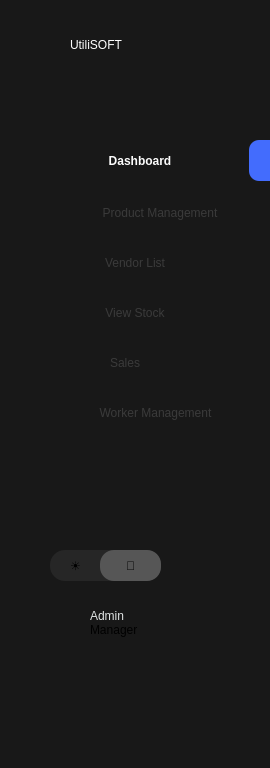
     <widget class="QFrame" name="frame_12">
      <property name="geometry">
       <rect>
        <x>0</x>
        <y>30</y>
        <width>270</width>
        <height>768</height>
       </rect>
      </property>
      <property name="styleSheet">
       <string notr="true">max-width:270px;
max-height:768px;
background-color:#181818;</string>
      </property>
      <widget class="QLabel" name="label_368">
       <property name="geometry">
        <rect>
         <x>70</x>
         <y>10</y>
         <width>181</width>
         <height>70</height>
        </rect>
       </property>
       <property name="styleSheet">
        <string notr="true">max-height:70px;
max-width:200px;
background:transparent;
font: 700 28pt &quot;Century Gothic&quot;;
color:white;
 text-align: center; 
 vertical-align: middle;</string>
       </property>
       <property name="text">
        <string>UtiliSOFT</string>
       </property>
      </widget>
      <widget class="QPushButton" name="pushButton_23">
       <property name="geometry">
        <rect>
         <x>0</x>
         <y>100</y>
         <width>270</width>
         <height>81</height>
        </rect>
       </property>
       <property name="styleSheet">
        <string notr="true">margin-top:40px;
        /* Full width of sidebar */
  height: 45px;        /* Optimal button height */
  text-align: center;    /* Align text to the left */
   /* Add space for text from the edge */
      /* Use flexbox for alignment */
 /* Align text &amp; icon vertically */
  gap: 10px; 
font-weight:600;
	border:none;
color:#fcfcfc;;
padding-left:10px;</string>
       </property>
       <property name="text">
        <string>Dashboard</string>
       </property>
      </widget>
      <widget class="QPushButton" name="pushButton_100">
       <property name="geometry">
        <rect>
         <x>0</x>
         <y>190</y>
         <width>270</width>
         <height>45</height>
        </rect>
       </property>
       <property name="styleSheet">
        <string notr="true">
         /* Full width of sidebar */
  height: 45px;        /* Optimal button height */
  text-align: center;    /* Align text to the left */
/* Add space for text from the edge */
  display: flex;       /* Use flexbox for alignment */
  align-items: center; /* Align text &amp; icon vertically */
  gap: 10px; 
	border:none;
color:#3a3a3a;
padding-left:50px;</string>
       </property>
       <property name="text">
        <string>Product Management</string>
       </property>
      </widget>
      <widget class="QPushButton" name="pushButton_101">
       <property name="geometry">
        <rect>
         <x>0</x>
         <y>240</y>
         <width>270</width>
         <height>45</height>
        </rect>
       </property>
       <property name="styleSheet">
        <string notr="true">
         /* Full width of sidebar */
  height: 45px;        /* Optimal button height */
  text-align: center;    /* Align text to the left */
  /* Add space for text from the edge */
  display: flex;       /* Use flexbox for alignment */
  align-items: center; /* Align text &amp; icon vertically */
  gap: 10px; 
	border:none;
color:#3a3a3a;</string>
       </property>
       <property name="text">
        <string>Vendor List</string>
       </property>
      </widget>
      <widget class="QPushButton" name="pushButton_102">
       <property name="geometry">
        <rect>
         <x>0</x>
         <y>290</y>
         <width>270</width>
         <height>45</height>
        </rect>
       </property>
       <property name="styleSheet">
        <string notr="true">    /* Full width of sidebar */
  height: 45px;        /* Optimal button height */
  text-align: center;    /* Align text to the left */
    /* Add space for text from the edge */

  gap: 10px; 
	border:none;
color:#3a3a3a;</string>
       </property>
       <property name="text">
        <string>View Stock</string>
       </property>
      </widget>
      <widget class="QPushButton" name="pushButton_103">
       <property name="geometry">
        <rect>
         <x>0</x>
         <y>340</y>
         <width>270</width>
         <height>45</height>
        </rect>
       </property>
       <property name="styleSheet">
        <string notr="true">      /* Full width of sidebar */
  height: 45px;        /* Optimal button height */
  text-align: center;
padding-right:20px;    /* Align text to the left */
 /* Align text &amp; icon vertically */
  gap: 10px; 
	border:none;
color:#3a3a3a;</string>
       </property>
       <property name="text">
        <string>Sales</string>
       </property>
      </widget>
      <widget class="QPushButton" name="pushButton_104">
       <property name="geometry">
        <rect>
         <x>50</x>
         <y>550</y>
         <width>111</width>
         <height>31</height>
        </rect>
       </property>
       <property name="styleSheet">
        <string notr="true">max-height:37px;
border-radius:15px;
background:#262626;
text-align:left;
padding-left : 20px;</string>
       </property>
       <property name="text">
        <string>☀</string>
       </property>
      </widget>
      <widget class="QPushButton" name="pushButton_105">
       <property name="geometry">
        <rect>
         <x>100</x>
         <y>550</y>
         <width>61</width>
         <height>31</height>
        </rect>
       </property>
       <property name="styleSheet">
        <string notr="true">max-height:37px;
border:3px;
background:#565656;
border-radius:14px;</string>
       </property>
       <property name="text">
        <string>🌙</string>
       </property>
      </widget>
      <widget class="QLabel" name="label_369">
       <property name="geometry">
        <rect>
         <x>90</x>
         <y>600</y>
         <width>121</width>
         <height>31</height>
        </rect>
       </property>
       <property name="styleSheet">
        <string notr="true">font: 18pt &quot;Microsoft Sans Serif&quot;;
color:#e0e4e4;
</string>
       </property>
       <property name="text">
        <string>Admin</string>
       </property>
      </widget>
      <widget class="QLabel" name="label_370">
       <property name="geometry">
        <rect>
         <x>90</x>
         <y>620</y>
         <width>61</width>
         <height>20</height>
        </rect>
       </property>
       <property name="styleSheet">
        <string notr="true">background:none;
</string>
       </property>
       <property name="text">
        <string>Manager</string>
       </property>
      </widget>
      <widget class="QWidget" name="widget_151" native="true">
       <property name="geometry">
        <rect>
         <x>249</x>
         <y>140</y>
         <width>21</width>
         <height>41</height>
        </rect>
       </property>
       <property name="styleSheet">
        <string notr="true">background:#436cfd;
border-top-left-radius: 10px;
    border-bottom-left-radius: 10px;
   border-top-right-radius: 0px;
    border-bottom-right-radius: 0px;</string>
       </property>
      </widget>
      <widget class="QLabel" name="label_371">
       <property name="geometry">
        <rect>
         <x>60</x>
         <y>140</y>
         <width>41</width>
         <height>41</height>
        </rect>
       </property>
       <property name="styleSheet">
        <string notr="true">background-color:transparent;
background-image: url(&quot;:/new/prefix1/images/dashboard-square-02-Stroke-Rounded (1).png&quot;);
    background-repeat: no-repeat;
    background-position: center;
    background-origin: content;</string>
       </property>
       <property name="text">
        <string/>
       </property>
       <property name="scaledContents">
        <bool>true</bool>
       </property>
      </widget>
      <widget class="QLabel" name="label_372">
       <property name="geometry">
        <rect>
         <x>60</x>
         <y>190</y>
         <width>41</width>
         <height>41</height>
        </rect>
       </property>
       <property name="styleSheet">
        <string notr="true">background-color:transparent;
background-image: url(&quot;:/new/prefix1/images/package-Stroke-Rounded.png&quot;);
    background-repeat: no-repeat;
    background-position: center;
    background-origin: content;</string>
       </property>
       <property name="text">
        <string/>
       </property>
       <property name="scaledContents">
        <bool>true</bool>
       </property>
      </widget>
      <widget class="QLabel" name="label_373">
       <property name="geometry">
        <rect>
         <x>50</x>
         <y>600</y>
         <width>40</width>
         <height>40</height>
        </rect>
       </property>
       <property name="styleSheet">
        <string notr="true">background-color:transparent;
background-image: url(&quot;:/new/prefix1/images/user-circle-02-Stroke-Rounded.png&quot;);
    background-repeat: no-repeat;
    background-position: center;
    background-origin: content;
	</string>
       </property>
       <property name="text">
        <string/>
       </property>
       <property name="scaledContents">
        <bool>true</bool>
       </property>
      </widget>
      <widget class="QLabel" name="label_374">
       <property name="geometry">
        <rect>
         <x>60</x>
         <y>340</y>
         <width>41</width>
         <height>41</height>
        </rect>
       </property>
       <property name="styleSheet">
        <string notr="true">background-color:transparent;
background-image: url(&quot;:/new/prefix1/images/shopping-cart-02-Stroke-Rounded.png&quot;);
    background-repeat: no-repeat;
    background-position: center;
    background-origin: content;</string>
       </property>
       <property name="text">
        <string/>
       </property>
       <property name="scaledContents">
        <bool>true</bool>
       </property>
      </widget>
      <widget class="QLabel" name="label_376">
       <property name="geometry">
        <rect>
         <x>60</x>
         <y>240</y>
         <width>41</width>
         <height>41</height>
        </rect>
       </property>
       <property name="styleSheet">
        <string notr="true">background-color:transparent;
background-image: url(&quot;:/new/prefix1/images/invoice-02-Stroke-Rounded.png&quot;);
    background-repeat: no-repeat;
    background-position: center;
    background-origin: content;</string>
       </property>
       <property name="text">
        <string/>
       </property>
       <property name="scaledContents">
        <bool>true</bool>
       </property>
      </widget>
      <widget class="QLabel" name="label_377">
       <property name="geometry">
        <rect>
         <x>60</x>
         <y>290</y>
         <width>41</width>
         <height>41</height>
        </rect>
       </property>
       <property name="styleSheet">
        <string notr="true">background-color:transparent;
background-image: url(&quot;:/new/prefix1/images/folder-view-Stroke-Rounded.png&quot;);
    background-repeat: no-repeat;
    background-position: center;
    background-origin: content;</string>
       </property>
       <property name="text">
        <string/>
       </property>
       <property name="scaledContents">
        <bool>true</bool>
       </property>
      </widget>
      <widget class="QLabel" name="label_396">
       <property name="geometry">
        <rect>
         <x>60</x>
         <y>390</y>
         <width>41</width>
         <height>41</height>
        </rect>
       </property>
       <property name="styleSheet">
        <string notr="true">background-color:transparent;
background-image: url(&quot;:/new/prefix1/images/user-circle-02-Stroke-Rounded.png&quot;);
    background-repeat: no-repeat;
    background-position: center;
    background-origin: content;</string>
       </property>
       <property name="text">
        <string/>
       </property>
       <property name="scaledContents">
        <bool>true</bool>
       </property>
      </widget>
      <widget class="QPushButton" name="pushButton_107">
       <property name="geometry">
        <rect>
         <x>0</x>
         <y>390</y>
         <width>271</width>
         <height>45</height>
        </rect>
       </property>
       <property name="styleSheet">
        <string notr="true">
     /* Full width of sidebar */
  height: 45px;        /* Optimal button height */
  text-align: center;    /* Align text to the left */
  padding-left: 40px;  /* Add space for text from the edge */
     /* Use flexbox for alignment */
/* Align text &amp; icon vertically */
  gap: 10px; 
	border:none;

color:#3a3a3a;</string>
       </property>
       <property name="text">
        <string>Worker Management</string>
       </property>
      </widget>
      <zorder>label_368</zorder>
      <zorder>pushButton_23</zorder>
      <zorder>pushButton_100</zorder>
      <zorder>pushButton_101</zorder>
      <zorder>pushButton_102</zorder>
      <zorder>pushButton_103</zorder>
      <zorder>pushButton_104</zorder>
      <zorder>pushButton_105</zorder>
      <zorder>label_369</zorder>
      <zorder>label_370</zorder>
      <zorder>widget_151</zorder>
      <zorder>label_371</zorder>
      <zorder>label_372</zorder>
      <zorder>label_373</zorder>
      <zorder>label_374</zorder>
      <zorder>label_376</zorder>
      <zorder>label_377</zorder>
      <zorder>pushButton_107</zorder>
      <zorder>label_396</zorder>
     </widget>
